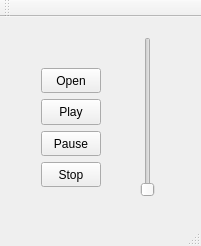
<?xml version="1.0" encoding="UTF-8"?>
<ui version="4.0">
 <class>MainWindow</class>
 <widget class="QMainWindow" name="MainWindow">
  <property name="geometry">
   <rect>
    <x>0</x>
    <y>0</y>
    <width>201</width>
    <height>246</height>
   </rect>
  </property>
  <property name="windowTitle">
   <string>MainWindow</string>
  </property>
  <widget class="QWidget" name="centralWidget">
   <widget class="QWidget" name="verticalLayoutWidget">
    <property name="geometry">
     <rect>
      <x>30</x>
      <y>40</y>
      <width>82</width>
      <height>141</height>
     </rect>
    </property>
    <layout class="QVBoxLayout" name="verticalLayout">
     <item>
      <widget class="QPushButton" name="buttonOpen">
       <property name="sizePolicy">
        <sizepolicy hsizetype="Fixed" vsizetype="Expanding">
         <horstretch>0</horstretch>
         <verstretch>0</verstretch>
        </sizepolicy>
       </property>
       <property name="text">
        <string>Open</string>
       </property>
      </widget>
     </item>
     <item>
      <widget class="QPushButton" name="buttonPlay">
       <property name="sizePolicy">
        <sizepolicy hsizetype="Fixed" vsizetype="Expanding">
         <horstretch>0</horstretch>
         <verstretch>0</verstretch>
        </sizepolicy>
       </property>
       <property name="text">
        <string>Play</string>
       </property>
      </widget>
     </item>
     <item>
      <widget class="QPushButton" name="buttonPause">
       <property name="sizePolicy">
        <sizepolicy hsizetype="Fixed" vsizetype="Expanding">
         <horstretch>0</horstretch>
         <verstretch>0</verstretch>
        </sizepolicy>
       </property>
       <property name="text">
        <string>Pause</string>
       </property>
      </widget>
     </item>
     <item>
      <widget class="QPushButton" name="buttonStop">
       <property name="sizePolicy">
        <sizepolicy hsizetype="Fixed" vsizetype="Expanding">
         <horstretch>0</horstretch>
         <verstretch>0</verstretch>
        </sizepolicy>
       </property>
       <property name="text">
        <string>Stop</string>
       </property>
      </widget>
     </item>
    </layout>
   </widget>
   <widget class="QSlider" name="verticalSlider">
    <property name="geometry">
     <rect>
      <x>140</x>
      <y>20</y>
      <width>16</width>
      <height>160</height>
     </rect>
    </property>
    <property name="orientation">
     <enum>Qt::Vertical</enum>
    </property>
   </widget>
  </widget>
  <widget class="QMenuBar" name="menuBar">
   <property name="geometry">
    <rect>
     <x>0</x>
     <y>0</y>
     <width>201</width>
     <height>16</height>
    </rect>
   </property>
  </widget>
  <widget class="QToolBar" name="mainToolBar">
   <attribute name="toolBarArea">
    <enum>TopToolBarArea</enum>
   </attribute>
   <attribute name="toolBarBreak">
    <bool>false</bool>
   </attribute>
  </widget>
  <widget class="QStatusBar" name="statusBar"/>
 </widget>
 <layoutdefault spacing="6" margin="11"/>
 <resources/>
 <connections/>
</ui>
